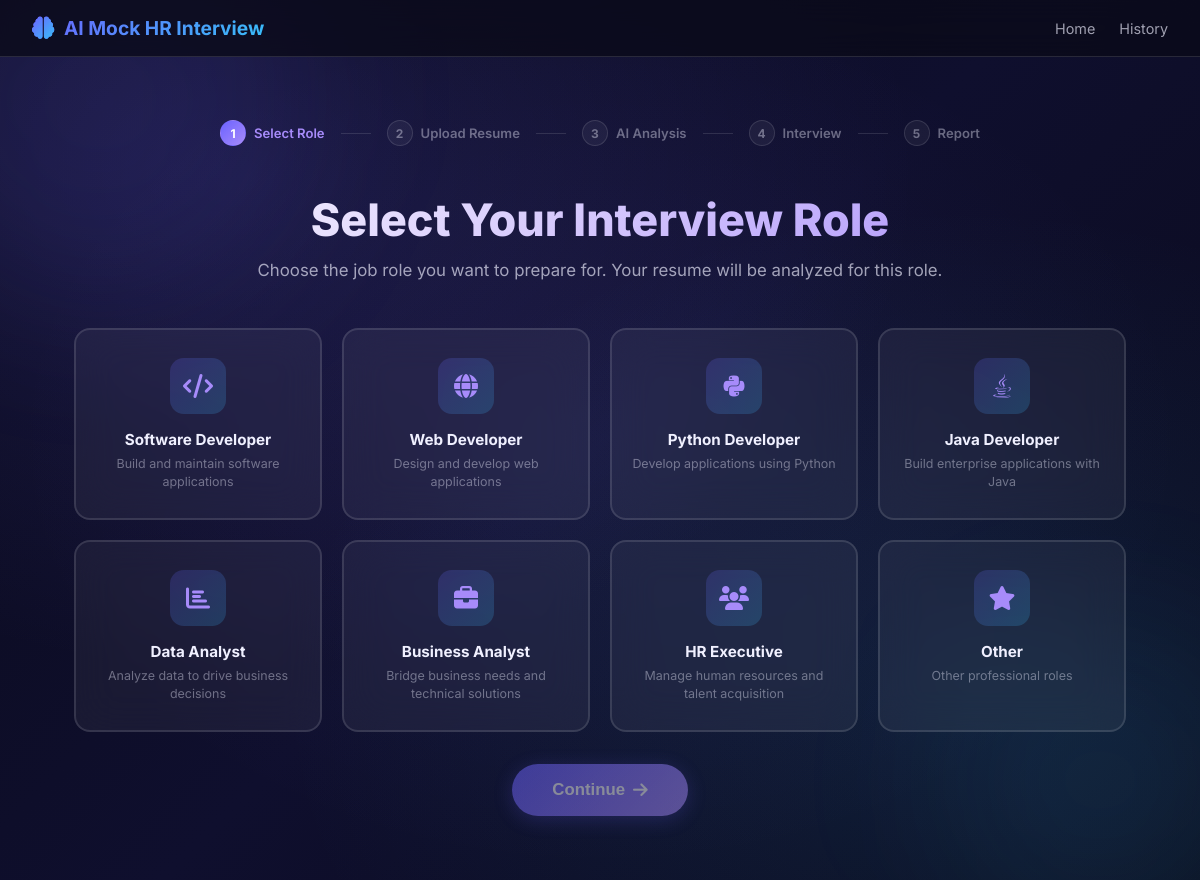
/select-role (signed in), run on the app's committed database.
### models/__init__.py (models this page shows)
class Role(db.Model):
    __tablename__ = 'roles'
    id = db.Column(db.Integer, primary_key=True)
    name = db.Column(db.String(100), unique=True, nullable=False)
    description = db.Column(db.String(300))
    icon = db.Column(db.String(50))

### routes/main_routes.py (the view)
    def wrapped_view(*args, **kwargs):
        if not session.get('user_id'):
            return redirect(url_for('main.login', next=request.path))
        return view(*args, **kwargs)

### routes/main_routes.py (called while the page is built)
def login_required(view):
    def wrapped_view(*args, **kwargs):
        if not session.get('user_id'):
            return redirect(url_for('main.login', next=request.path))
        return view(*args, **kwargs)
    wrapped_view.__name__ = view.__name__
    return wrapped_view

@main_bp.route('/select-role')
@login_required
def select_role():
    roles = Role.query.all()
    return render_template('select_role.html', roles=roles)

### templates/select_role.html (shortened to what this page needs)
<!DOCTYPE html>
<html lang="en">
<head>
<link rel="stylesheet" href="{{ url_for('static', filename='css/style.css') }}">
<link rel="stylesheet" href="https://cdnjs.cloudflare.com/ajax/libs/font-awesome/6.5.0/css/all.min.css">
</head>
<body>
<div class="bg-animated"></div>
<div class="bg-orb bg-orb-1"></div>
<div class="bg-orb bg-orb-2"></div>
<nav class="navbar">
  <a href="/" class="nav-brand"><i class="fas fa-brain"></i> AI Mock HR Interview</a>
  <div class="nav-links"><a href="/">Home</a><a href="/history">History</a></div>
</nav>
<div class="page-wrapper">
  <div class="container" style="padding-top:2rem;padding-bottom:4rem;">
    <div class="progress-steps">
      <div class="step active"><div class="step-num">1</div> Select Role</div>
      <div class="step-divider"></div>
      <div class="step"><div class="step-num">2</div> Upload Resume</div>
      <div class="step-divider"></div>
      <div class="step"><div class="step-num">3</div> AI Analysis</div>
      <div class="step-divider"></div>
      <div class="step"><div class="step-num">4</div> Interview</div>
      <div class="step-divider"></div>
      <div class="step"><div class="step-num">5</div> Report</div>
    </div>
    <div class="section-heading">
      <h2>Select Your Interview Role</h2>
      <p>Choose the job role you want to prepare for. Your resume will be analyzed for this role.</p>
    </div>
    <div class="roles-grid">
      {% for role in roles %}
      <div class="role-card glass-hover" data-role-id="{{ role.id }}" data-role-name="{{ role.name }}" onclick="selectRole(this)">
        <div class="role-icon"><i class="{{ role.icon }}"></i></div>
        <h3>{{ role.name }}</h3>
        <p>{{ role.description }}</p>
      </div>
      {% endfor %}
    </div>
    <div style="text-align:center;margin-top:2rem;">
      <button class="btn btn-primary btn-lg" id="continueBtn" onclick="continueToUpload()" disabled>
        Continue <i class="fas fa-arrow-right"></i>
      </button>
    </div>
  </div>
</div>
</body>
</html>

### data on the page
Role: name "Software Developer", description "Build and maintain software applications"
Role: name "Web Developer", description "Design and develop web applications"
Role: name "Python Developer", description "Develop applications using Python"
Role: name "Java Developer", description "Build enterprise applications with Java"
Role: name "Data Analyst", description "Analyze data to drive business decisions"
Role: name "Business Analyst", description "Bridge business needs and technical solutions"
Role: name "HR Executive", description "Manage human resources and talent acquisition"
Role: name "Other", description "Other professional roles"
